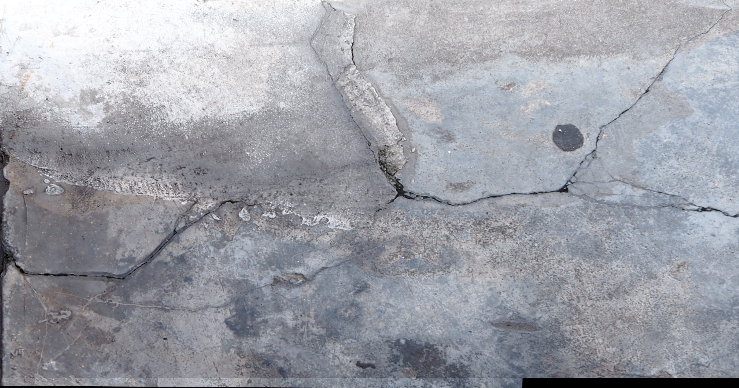
#> input picture Extracting_info/new_modify.png, 739 x 388 px, found by its file name
$ python logarithmic_transform.py
#> lines starting #> are read from the running program, lines starting #| are printed output that depends on the picture
import cv2
import numpy as np
import matplotlib.pyplot as plt

# Read an image
image = cv2.imread('Extracting_info/new_modify.png')
#> image is the input picture: shape (388, 739, 3); mean B, G, R 167.2, 159.5, 157.4

# Apply log transformation method
c = 255 / np.log(1 + np.max(image))
#> c = 45.99
log_image = c * (np.log(image + 1))
#> log_image: shape (388, 739, 3) float16; 0.54% of the values are NaN or infinite; the others: min 0, max 255, mean 230.9

# Specify the data type so that
# float value will be converted to int
log_image = np.array(log_image, dtype = np.uint8)
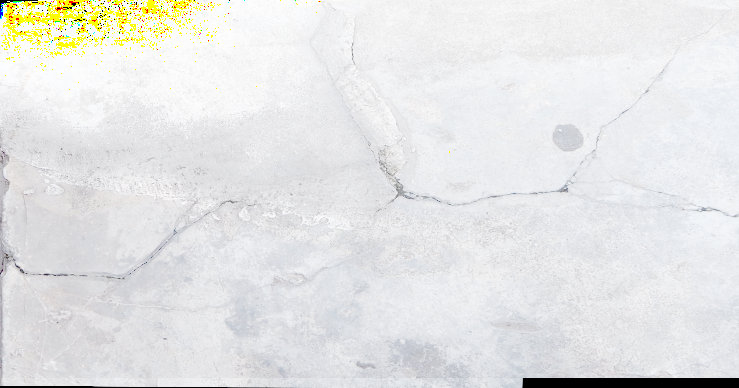
#> log_image: shape (388, 739, 3); mean B, G, R 229, 229.6, 229.1

# Display both images
plt.imshow(log_image)
plt.show()
cv2.imwrite('Extracting_info/logarithmic_result.jpg', log_image)
plt.show()
